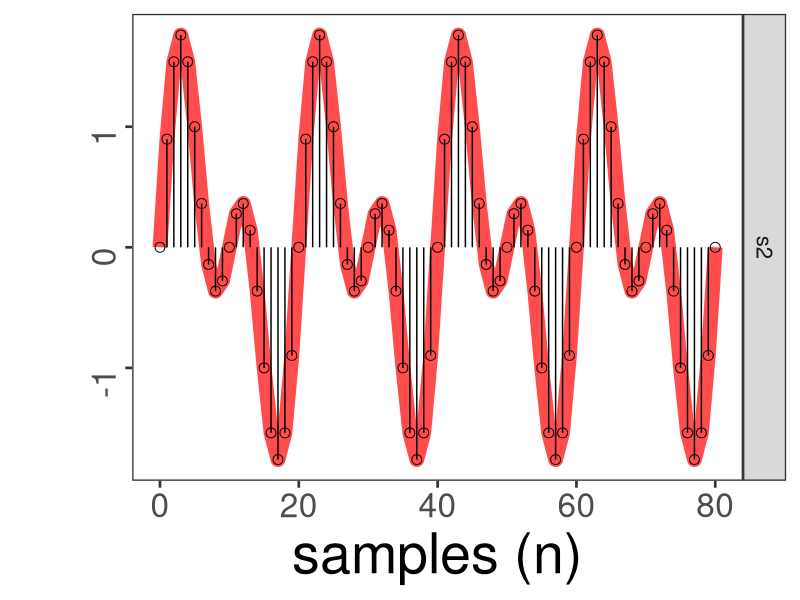

Write R code to recreate this figure.
#+++++++++++++++++++++++++++++++++++++++++++++++++++++++++++++++++++++++++++++++
#
#
# FileName:
# FileDescription:
#+++++++++++++++++++++++++++++++++++++++++++++++++++++++++++++++++++++++++++++++
#
#
#
#
#+++++++++++++++++++++++++++++++++++++++++++++++++++++++++++++++++++++++++++++++
# Miguel P. Xochicale [http://mxochicale.github.io]
# Doctoral Researcher in Human-Robot Interaction
# University of Birmingham, U.K. (2014-2018)
#+++++++++++++++++++++++++++++++++++++++++++++++++++++++++++++++++++++++++++++++



#################
# Start the clock!
start.time <- Sys.time()


### Load libraries
library(data.table)
library(ggplot2)


################################################################################
# (1) Defining paths for main_path, r_scripts_path, ..., etc.
r_scripts_path <- getwd()



################################################################################
# Nyquist Theorem
# said that the frequency of the signal
# should be the double as the sampling frequency to recover the signal
# and avoid problems with aliasing. For instance, for the
# maximum hearning frequency of  20Hz, the
# sampling rate for those signals should be 40 Hz.
# FSampling > 2*F max

# Fmax=5
# 50 > 2*5
# 50 > 10

# For our case, the Maximum Frequencies shohould be
# Fmapling/2 which is a maximum freqneices of 25
#



################################################################################
## SineWaves Function
# dc.component <- 0
# amplitudes <- c(1,1,1)  # strength of signal components
# frequencies <- c(4,2,0) # frequency of signal components (Hz)
# delays <- c(0,0,0)      # delay of signal components (radians)
sinewaves.func <- function(t,dc.component,amplitudes,frequencies,delays, mean.additivenoise, sd.additivenoise ) {
    dc.component +
    sum( amplitudes * sin(2*pi*frequencies*t + delays) +
    rnorm(length(t), mean = mean.additivenoise, sd = sd.additivenoise  )
    )
}



##################################################################
# Time Domain setup
acq.freq <- 10  # 50 Hertz
dt <- 1/acq.freq # 0.02 seconds or 20 miliseconds

# T <- 4   ## Maximum Time in seconds
T <- 8   ## Maximum Time in seconds

df <- 1/T
n <- T/dt
t <- seq(0,T,by=dt)



################################################################################
# Create Waveforms in a data.table object


WindowLength <- (length(t)-1)
allSDnoise <- 0.00
# allSDnoise <- 0.05
# allSDnoise <- 0.1




s1 <- data.table(
  n=0:(length(t)-1),
  tn=t,
  xtn=sapply(t, sinewaves.func, dc.component=0, amplitudes=c(1,1,1),frequencies=c(1/2,1/4,0),delays=c(0,0,0), mean.additivenoise=0, sd.additivenoise=allSDnoise)
  )
s1 <- cbind(type="s1",s1) # Addind type column

s2 <- data.table(
  n=0:(length(t)-1),
  tn=t,
  xtn=sapply(t, sinewaves.func, dc.component=0, amplitudes=c(1,1,1),frequencies=c(1,1/2,0),delays=c(0,0,0), mean.additivenoise=0, sd.additivenoise=allSDnoise)
  )
s2 <- cbind(type="s2",s2)

s3 <- data.table(
  n=0:(length(t)-1),
  tn=t,
  xtn=sapply(t, sinewaves.func, dc.component=0, amplitudes=c(1,1,1),frequencies=c(2,1,0),delays=c(0,0,0), mean.additivenoise=0, sd.additivenoise=allSDnoise)
  )
s3 <- cbind(type="s3",s3)


s4 <- data.table(
  n=0:(length(t)-1),
  tn=t,
  xtn=sapply(t, sinewaves.func, dc.component=0, amplitudes=c(1,1,1),frequencies=c(4,2,0),delays=c(0,0,0), mean.additivenoise=0, sd.additivenoise=allSDnoise)
  )
s4 <- cbind(type="s4",s4)

# ts <- rbind(s1,s2,s3,s4)
ts <- rbind(s2)





plotlinewidth <- 5

################################################################################
## Plotting time series
plot <- ggplot(ts) +
  geom_line(     aes(x=n,y=xtn),colour='red', lwd = plotlinewidth, alpha=0.7)+      # line
  geom_point(    aes(x=n,y=xtn), shape=21, size=3, stroke =0.5 ) + # stem type end
  geom_segment(  aes(x=n,y=xtn, xend=n, yend= xtn-xtn), size=0.5 ) + # stem
  labs(x='samples (n)',y='')+
  facet_wrap(~type, scales = 'free_y', nrow = 4,  strip.position="right")+
  theme_bw(20)+
  theme( axis.title.x = element_text(size = rel(2), angle = 0),
         axis.text.x = element_text(size = rel(1.5), angle = 0),
         axis.title.y = element_text(size = rel(2.5), angle = 90),
         axis.text.y = element_text(size = rel(1.5), angle = 90),
         panel.grid.major = element_blank(),
         panel.grid.minor = element_blank(),
         panel.background = element_rect(fill = "transparent",colour = NA),
         plot.background = element_rect(fill = "transparent",colour = NA)
         )+
  theme(legend.position="none")

# dev.new(xpos=0,ypos=0,width=15, height=6)
# plot(plot)


# image_width <- 500
# image_height <- 700
# image_dpi <- 300


# png(filename=filenametags,
#   bg = image_bg,
#   type="cairo",
#   width = image_width , height = image_height, units = "px",
#   pointsize=20,
#   res=75
#   )
#
# plot(plot)
#
# dev.off()

imagefilename <- paste('plot_ts_v01', '_WL', WindowLength,'_Nsigma', allSDnoise, '.png')

width = 1000
height = 350
image_bg <- "transparent" #image_bg <- "white"

text.factor = 1
dpi <- text.factor * 100
width.calc <- width / dpi
height.calc <- height / dpi

ggsave(filename = imagefilename,
            dpi = dpi,
            width = width.calc,
            height = height.calc,
            units = 'in',
            bg = image_bg,
            device = "png"
            )




#################
# Stop the clock!
end.time <- Sys.time()
end.time - start.time
################################################################################
setwd(r_scripts_path) ## go back to the r-script source path
